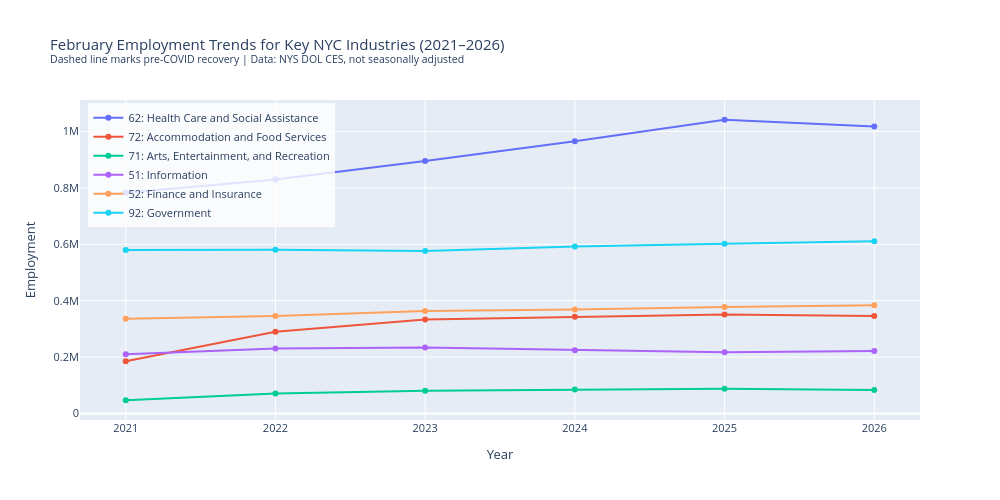

Write notebook code for a chart like this one.
### Markdown cell above
---
## Step 2.12: Chart 3 — 5-Year Employment Trends for Key Industries

### Code cell
key_naics = ['62', '72', '71', '51', '52', '92']
key_titles = [sectors[n] for n in key_naics]

fig3 = go.Figure()
for naics, title in zip(key_naics, key_titles):
    industry_data = nyc[(nyc['INDUSTRY_TITLE'] == title) & (nyc['YEAR'] >= 2021)]
    feb_values = []
    years = []
    for _, row in industry_data.iterrows():
        if pd.notna(row['FEB']):
            feb_values.append(row['FEB'])
            years.append(int(row['YEAR']))
    if feb_values:
        fig3.add_trace(go.Scatter(
            x=years,
            y=feb_values,
            mode='lines+markers',
            name=f'{naics}: {title}',
        ))

fig3.update_layout(
    title='February Employment Trends for Key NYC Industries (2021–2026)<br><sup>Dashed line marks pre-COVID recovery | Data: NYS DOL CES, not seasonally adjusted</sup>',
    xaxis_title='Year',
    yaxis_title='Employment',
    height=500,
    width=1000,
    legend=dict(x=0.01, y=0.99, bgcolor='rgba(255,255,255,0.8)'),
    font=dict(size=11),
)
fig3.show()

### Figure 1 — Plotly figure (JSON) as saved in the notebook; plotly's stock layout.template omitted (floating-point values rounded to 4 significant figures)
{"data": [{"mode": "lines+markers", "name": "62: Health Care and Social Assistance", "type": "scatter", "x": [2021, 2022, 2023, 2024, 2025, 2026], "y": [783200, 829700, 895400, 965500, 1041900, 1017700]}, {"mode": "lines+markers", "name": "72: Accommodation and Food Services", "type": "scatter", "x": [2021, 2022, 2023, 2024, 2025, 2026], "y": [185100, 290200, 333700, 342800, 351500, 346200]}, {"mode": "lines+markers", "name": "71: Arts, Entertainment, and Recreation", "type": "scatter", "x": [2021, 2022, 2023, 2024, 2025, 2026], "y": [47000, 70600, 80400, 84800, 88000, 83300]}, {"mode": "lines+markers", "name": "51: Information", "type": "scatter", "x": [2021, 2022, 2023, 2024, 2025, 2026], "y": [210300, 230900, 234400, 224500, 217100, 221300]}, {"mode": "lines+markers", "name": "52: Finance and Insurance", "type": "scatter", "x": [2021, 2022, 2023, 2024, 2025, 2026], "y": [336300, 345400, 363800, 369100, 377800, 383900]}, {"mode": "lines+markers", "name": "92: Government", "type": "scatter", "x": [2021, 2022, 2023, 2024, 2025, 2026], "y": [579600, 581200, 576700, 592500, 601800, 611300]}], "layout": {"font": {"size": 11}, "height": 500, "legend": {"bgcolor": "rgba(255,255,255,0.8)", "x": 0.01, "y": 0.99}, "title": {"text": "February Employment Trends for Key NYC Industries (2021–2026)<br><sup>Dashed line marks pre-COVID recovery | Data: NYS DOL CES, not seasonally adjusted</sup>"}, "width": 1000, "xaxis": {"title": {"text": "Year"}}, "yaxis": {"title": {"text": "Employment"}}}}
